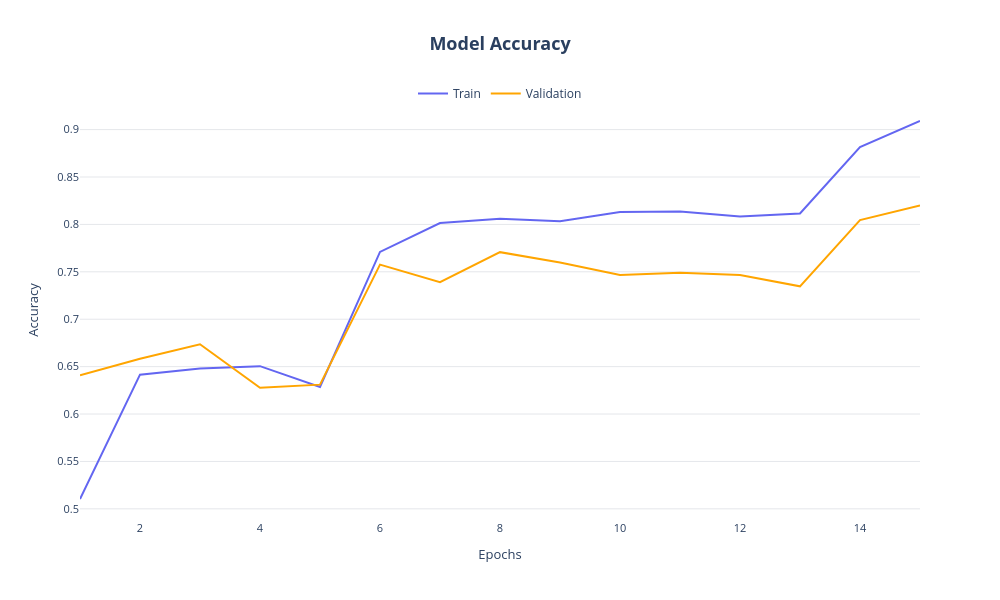

Notebook code for this chart:
### Code cell
plot_model_results(historyB4, 'accuracy')

### Figure 1 — Plotly figure (JSON) as saved in the notebook; plotly's stock layout.template omitted (floating-point values rounded to 4 significant figures)
{"data": [{"hovertemplate": "Train Accuracy: <b>%{y:.4f}</b><extra></extra>", "line": {"color": "#6366f1", "width": 2}, "mode": "lines", "name": "Train", "type": "scatter", "x": [1, 2, 3, 4, 5, 6, 7, 8, 9, 10, 11, 12, 13, 14, 15], "y": [0.5104, 0.6415, 0.6481, 0.6505, 0.6286, 0.771, 0.8015, 0.806, 0.8034, 0.8132, 0.8135, 0.8084, 0.8116, 0.8815, 0.9091]}, {"hovertemplate": "Validation Accuracy: <b>%{y:.4f}</b><extra></extra>", "line": {"color": "#ffa500", "width": 2}, "mode": "lines", "name": "Validation", "type": "scatter", "x": [1, 2, 3, 4, 5, 6, 7, 8, 9, 10, 11, 12, 13, 14, 15], "y": [0.6408, 0.6583, 0.6736, 0.6277, 0.631, 0.7576, 0.7391, 0.7707, 0.7598, 0.7467, 0.7489, 0.7467, 0.7347, 0.8046, 0.8199]}], "layout": {"font": {"size": 11}, "height": 600, "hovermode": "x unified", "legend": {"font": {"size": 12}, "orientation": "h", "x": 0.5, "xanchor": "center", "y": 1.05}, "paper_bgcolor": "white", "plot_bgcolor": "white", "title": {"font": {"size": 18}, "text": "<b>Model Accuracy</b>", "x": 0.5, "xanchor": "center"}, "width": 1000, "xaxis": {"showgrid": false, "tickfont": {"size": 11}, "title": {"text": "Epochs"}}, "yaxis": {"gridcolor": "#e5e7eb", "gridwidth": 1, "showgrid": true, "title": {"text": "Accuracy"}}}}
